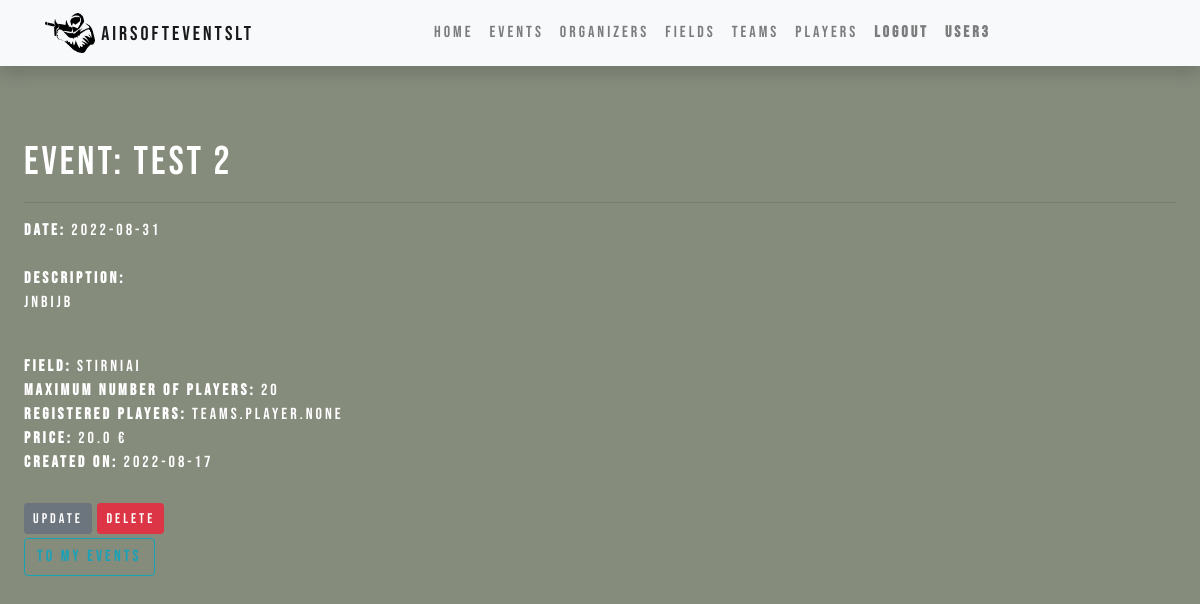
Screenshot of /events/my_events/4 (signed in) with the database file from the repository.
### events/models.py (models this page shows, shortened)
class Event(models.Model):
    name = models.CharField('Name of the event',  max_length=150)
    date = models.DateTimeField('Date of event', null=True, blank=True)
    organizer = models.ForeignKey("Organizer", related_name='event_organizers', on_delete=models.SET_NULL, null=True)
    field = models.ForeignKey('Field', on_delete=models.SET_NULL, null=True)
    description = HTMLField(null=True)
    price = models.FloatField("Price")
    max_players = models.IntegerField("Maximum player number")
    created_on = models.DateTimeField(auto_now_add=True)
    EVENT_STATUS = (
        ('a', 'active'),
        ('i', 'inactive'),
    )
    status = models.CharField(max_length=1, choices=EVENT_STATUS, blank=True, default='a', help_text='Statusas',)
    class Meta:
        ordering = ['-date']
        verbose_name = _("Event")
        verbose_name_plural = _("Events")
    def __str__(self):
        return self.name

class Field(models.Model):
    name = models.CharField('Name of the game field',  max_length=150)
    location_long = models.FloatField('Location longitude', max_length=50, null=True)
    location_lat = models.FloatField('Location latitude', max_length=50, null=True)
    description = HTMLField(null=True, blank=True)
    field_map = models.ImageField(default="default_map.png", upload_to="maps/")
    created_by = models.ForeignKey("Organizer", related_name='field_organizers', on_delete=models.SET_NULL, null=True, blank=True)
    class Meta:
        verbose_name = _("Field")
        verbose_name_plural = _("Fields")
    def __str__(self):
        return self.name

### events/views.py (the view)
# urls.py: path('my_events/<int:pk>', views.OrganizerEventDetailView.as_view(), name='organizer_event'),
class OrganizerEventDetailView(LoginRequiredMixin, generic.DetailView):
    model = Event
    context_object_name = 'event'
    template_name = 'organizer_event.html'

### events/templates/organizer_event.html (shortened to what this page needs)
{% extends "base.html" %}
{% block content %}
    <div class='indented main-font'>
    <h1>Event: {{ event }}</h1>
    <hr>
        <div><strong>Date:</strong> {{event.date|date:"Y-m-d"}}</div>
        <br>
        <div><strong>Description:</strong> {{event.description|safe}}</div>
        <br>
        <div><strong>Field:</strong> {{event.field}}</div>
        <div><strong>Maximum number of players:</strong> {{event.max_players}}</div>
        <div><strong>Registered players:</strong> {{event.registered_players}}</div>
        <div><strong>Price:</strong> {{event.price}} €</div>
        <div><strong>Created on:</strong> {{event.created_on|date:"Y-m-d"}}</div>
        <br>
        <div>
            <a class="btn btn-secondary btn-sm mt-1 mb-1" href="{% url 'update_event' object.id %}">Update</a>
            <a class="btn btn-danger btn-sm mt-1 mb-1" href="{% url 'delete_event' object.id %}">Delete</a>
        </div>
        <a class='btn btn-outline-info' href="{% url 'organizer_events' %}" role="button">To my events</a>
    </div>
{% endblock %}

### events/templates/base.html (shortened to what this page needs)
<!DOCTYPE html>
<html lang="en">
<head>
  <link rel="stylesheet" href="https://stackpath.bootstrapcdn.com/bootstrap/4.1.3/css/bootstrap.min.css">
  <link rel="stylesheet" href="https://cdnjs.cloudflare.com/ajax/libs/font-awesome/4.7.0/css/font-awesome.min.css">
  {% load static %}
  <link rel="stylesheet" href="{% static 'css/styles.css' %}">
</head>
<body>
{% load i18n %}
<nav class="navbar navbar-expand-lg navbar-light bg-light static-top mb-5 shadow main-font">
  <div class="container">
    <a class="navbar-brand nice-text-nav" href="{% url 'about' %}">
    <img src={% static 'media/airsoft_icon.png' %} alt='shooter icon' width="50" height="40">
    AirsoftEventsLT</a>
    <div class="collapse navbar-collapse" id="navbarResponsive">
      <ul class="navbar-nav ml-auto nice-text-nav">
        <li class="nav-item">
          <a class="nav-link" href="{% url 'events_index' %}">{% trans "Home" %}</a>
        </li>
        <li class="nav-item">
          <a class="nav-link" href="{% url 'event_list' %}">{% trans "Events" %}</a>
        </li>
        <li class="nav-item">
            <a class="nav-link" href="{% url 'organizer_list' %}">{% trans "Organizers" %}</a>
          </li>
        <li class="nav-item">
          <a class="nav-link" href="{% url 'field_list' %}">{% trans "Fields" %}</a>
        </li>
        <li class="nav-item">
            <a class="nav-link" href="{% url 'teams' %}">{% trans "Teams" %}</a>
          </li>
          <li class="nav-item">
            <a class="nav-link" href="{% url 'players' %}">{% trans "Players" %}</a>
          </li>
        {% if user.is_authenticated %}
        <li class="nav-item">
          <a class="nav-link" href="{% url 'logout' %}"><strong>{% trans "Logout" %}</a>
        </li>
        <li class="nav-item">
          <a class="nav-link" href="{% url 'profile' %}">{{ user.get_username }}</strong></a>
        </li>
        {% endif %}
      </ul>
    </div>
  </div>
</nav>
  <div class="content-container gradient-background">
    {% block content %}{% endblock %}
  </div>
  </body>
</html>

### events/static/css/styles.css (style rules this page uses)
body { background-color: rgb(133, 140, 124); }
.indented { padding-left: 5%; padding: 2%; }
.main-font { color:white; font-family:"Bebas Neue"; letter-spacing: 3px; }

### rows the page displays
Event: name "Test 2", date "2022-08-31", description "jnbijb", field "Stirniai", max_players "20", registered_players "teams.Player.None", price "20.0", created_on "2022-08-17"

### other values shown
{{ user.get_username }} "user3"
